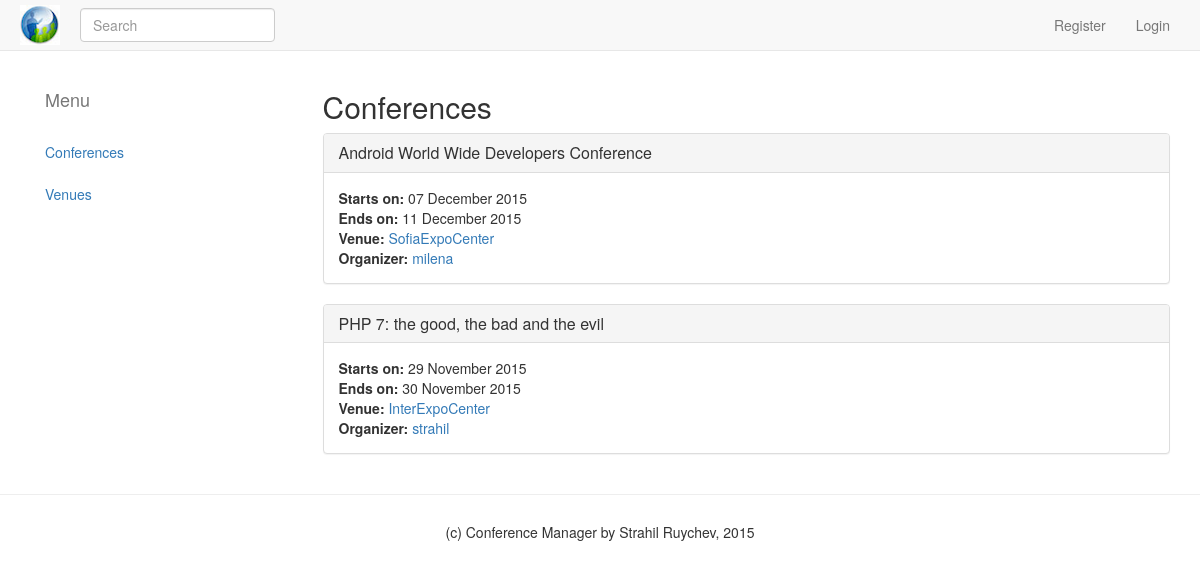
Page /RedDevil/index.php on the committed database.
### tables this page shows
CREATE TABLE `conferences` (
  `id` int(11) NOT NULL AUTO_INCREMENT,
  `Title` longtext NOT NULL,
  `StartDate` datetime NOT NULL,
  `EndDate` datetime NOT NULL,
  `OwnerId` int(11) NOT NULL,
  `Venue_Id` int(11) DEFAULT NULL,
  PRIMARY KEY (`id`),
  UNIQUE KEY `Id` (`id`),
  KEY `OwnerId` (`OwnerId`),
  KEY `Venue_Id` (`Venue_Id`),
  CONSTRAINT `Conference_Venue` FOREIGN KEY (`Venue_Id`) REFERENCES `venues` (`Id`) ON DELETE NO ACTION ON UPDATE NO ACTION,
  CONSTRAINT `User_MyConferences` FOREIGN KEY (`OwnerId`) REFERENCES `users` (`Id`) ON DELETE NO ACTION ON UPDATE NO ACTION
);

### RedDevil/Controllers/HomeController.php (called while the page is built, shortened)
<?php
class HomeController extends BaseController {
    public function index()
    {
        $service = new ConferencesService($this->dbContext);
        $allConferences =$service->getAllConferences();
        return new View("home", "index", $allConferences);
    }
}

### RedDevil/Application.php (called while the page is built, shortened)
<?php
class Application {
    private $route;
    private $controller;
    public function __construct($route)
    {
        $this->route = \RedDevil\Core\RouteMapper::mapRoute($route);
        if (!$this->route) {
            $this->route['controller'] = AppConfig::DEFAULT_CONTROLLER;
            $this->route['action'] = AppConfig::$DEFAULT_ACTIONS[$this->route['controller']];
            $this->route['annotations'] = [];
        }
    }
    public function start()
    {
        $bindingModels = \RedDevil\Core\BindingModelMapper::mapBindingModels($this->controller, $this->route['action']);
        if (!array_key_exists('parameters', $this->route)) {
            $this->route['parameters'] = [];
            $this->route['parameters'] = $bindingModels;
        } else {
            $this->route['parameters'] = array_merge($bindingModels, $this->route['parameters']);
        }
        call_user_func_array(
            [
                $this->controller,
                $this->route['action']
            ],
            $this->route['parameters']
        );
    }
    private function initController()
    {
        $this->controller = new $controllerClassName(new DatabaseContext());
    }
}

### RedDevil/index.php (called while the page is built, shortened)
<?php
require_once "Autoloader.php";
$requestParts = explode('/', parse_url($_SERVER['REQUEST_URI'], PHP_URL_PATH));
$indexBaseProjectFolder = array_search(\RedDevil\Config\AppConfig::BASE_PROJECT_FOLDER, $requestParts);
$requestParts = array_slice($requestParts, $indexBaseProjectFolder + 1);
$route = implode('/', $requestParts);
$app = new \RedDevil\Application($route);
$app->start();
?>

### RedDevil/ViewHelpers/BaseViewHelper.php (called while the page is built, shortened)
<?php
abstract class BaseViewHelper {
    protected $attributes = [];
    public function setData($data)
    {
        $this->data = $data;
        return $this;
    }
    public function setAttribute($attributeName, $attributeValue)
    {
        $this->attributes[$attributeName] = $attributeValue;
        return $this;
    }
    public function getAttribute($attributeName)
    {
        return $this->attributes[$attributeName];
    }
}

### RedDevil/Core/DatabaseData.php (called while the page is built, shortened)
<?php
class DatabaseData {
    private static $instances;
    private $db;
    private function __construct(\PDO $pdo) {
        $this->db = $pdo;
    }
    public static function getInstance($instanceName = 'default') {
        return self::$instances[$instanceName];
    }
    public static function setInstance($instanceName, $driver, $user, $pass, $dbName, $host = null) {
        $driver = DriverFactory::create($driver, $user, $pass, $dbName, $host);
        $pdo = new \PDO($driver->getDsn(), $user, $pass);
        self::$instances[$instanceName] = new self($pdo);
    }
    public function prepare($statement, $driver_options = [])
    {
        $pdoStatement = $this->db->prepare($statement, $driver_options);
        return new Statement($pdoStatement);
    }
}
class Statement {
    private $statement;
    public function __construct(PDOStatement $stmnt)
    {
        $this->statement = $stmnt;
    }
    public function fetchAll($fetchStyle = \PDO::FETCH_ASSOC)
    {
        return $this->statement->fetchAll($fetchStyle);
    }
    public function execute($input_parameters = [])
    {
        return $this->statement->execute($input_parameters);
    }
}

### RedDevil/Repositories/ConferencesRepository.php (called while the page is built, shortened)
<?php
class ConferencesRepository
{
    private $where = " WHERE 1";
    private $order = '';
    private static $inst = null;
    public static function create()
    {
        if (self::$inst == null) {
            self::$inst = new self();
        }
        return self::$inst;
    }
    public function orderByDescending($column)
    {
        $this->order .= " ORDER BY $column DESC";
        return $this;
    }
    public function findAll()
    {
        $db = DatabaseData::getInstance(\RedDevil\Config\DatabaseConfig::DB_INSTANCE);
        $this->query = "SELECT * FROM conferences" . $this->where . $this->order;
        $result = $db->prepare($this->query);
        $result->execute([]);
        $collection = [];
        foreach ($result->fetchAll() as $entityInfo) {
            $entity = new Conference($entityInfo['Title'],
$entityInfo['StartDate'],
$entityInfo['EndDate'],
$entityInfo['OwnerId'],
$entityInfo['Venue_Id'],
$entityInfo['id']);
            $collection[] = $entity;
        }
        $this->where = substr($this->where, 0, 8);
        return new ConferenceCollection($collection);
    }
    private function isColumnAllowed($column)
    {
        $refc = new \ReflectionClass('\RedDevil\Models\Conference');
        $consts = $refc->getConstants();
        return in_array($column, $consts);
    }
}

### RedDevil/Services/ConferencesService.php (called while the page is built, shortened)
<?php
class ConferencesService extends BaseService
{
    public function getAllConferences()
    {
        $conferenceModels = [];
        $conferences = $this->dbContext->getConferencesRepository()
            ->orderByDescending('StartDate')
            ->findAll();
        foreach ($conferences->getConferences() as $conference) {
            $venueId = $conference->getVenue_Id();
            $venue = $this->dbContext->getVenuesRepository()
                ->filterById(" = $venueId")
                ->findOne()
                ->getTitle();
            $ownerId = $conference->getOwnerId();
            $owner = $this->dbContext->getUsersRepository()
                ->filterById(" = $ownerId")
                ->findOne()
                ->getUsername();
            $model = new ConferenceSummaryViewModel($conference);
            $model->setVenue($venue);
            $model->setOwnerUsername($owner);
            $conferenceModels[] = $model;
        }
        return $conferenceModels;
    }
}

### RedDevil/Services/BaseService.php (called while the page is built, shortened)
<?php
class BaseService {
    function __construct(DatabaseContext $dbContext)
    {
        $this->dbContext = $dbContext;
    }
}

### RedDevil/EntityManager/DatabaseContext.php (called while the page is built, shortened)
<?php
class DatabaseContext
{
	private $conferencesRepository;
	private $usersRepository;
    public function __construct()
    {
		$this->conferencesRepository = \RedDevil\Repositories\ConferencesRepository::create();
		$this->usersRepository = \RedDevil\Repositories\UsersRepository::create();
    }
    public function getConferencesRepository()
    {
        return $this->conferencesRepository;
    }
    public function getUsersRepository()
    {
        return $this->usersRepository;
    }
}

### RedDevil/Autoloader.php (called while the page is built, shortened)
<?php
class Autoloader {
    public static function init()
    {
        spl_autoload_register(function ($class) {
            $pathParams = explode("\\", $class);
            array_shift($pathParams);
            $path = implode(DIRECTORY_SEPARATOR, $pathParams);
        });
    }
}

### RedDevil/ViewModels/ConferenceSummaryViewModel.php (called while the page is built, shortened)
<?php
class ConferenceSummaryViewModel implements IDateTimeInterval {
    private $startDate;
    private $endDate;
    private $venue;
    function __construct(Conference $conference)
    {
        $this->startDate = $conference->getStartDate();
        $this->endDate = $conference->getEndDate();
    }
    public function getStartDate()
    {
        $date = new \DateTime($this->startDate);
        return $date->format('d F Y');
    }
    public function getEndDate()
    {
        $date = new \DateTime($this->endDate);
        return $date->format('d F Y');
    }
    public function getVenue()
    {
        return $this->venue;
    }
    public function setVenue($venue)
    {
        $this->venue = $venue;
    }
}

### RedDevil/Models/Conference.php (called while the page is built, shortened)
<?php
class Conference
{
	private $OwnerId;
	public function setId($id)
	{
		return $this;
	}
	public function setTitle($Title)
	{
		return $this;
	}
	public function setStartDate($StartDate)
	{
		$this->StartDate = $StartDate;
		return $this;
	}
	public function setEndDate($EndDate)
	{
		$this->EndDate = $EndDate;
		return $this;
	}
	public function getOwnerId()
	{
		return $this->OwnerId;
	}
	public function setOwnerId($OwnerId)
	{
		$this->OwnerId = $OwnerId;
		return $this;
	}
	public function setVenue_Id($Venue_Id)
	{
		return $this;
	}
}

### RedDevil/Repositories/UsersRepository.php (called while the page is built, shortened)
<?php
class UsersRepository
{
    private $where = " WHERE 1";
    private $order = '';
    private static $inst = null;
    public static function create()
    {
        if (self::$inst == null) {
            self::$inst = new self();
        }
        return self::$inst;
    }
    public function filterById($id)
    {
        $this->where .= " AND id $id";
        return $this;
    }
    public function findOne()
    {
        $db = DatabaseData::getInstance(\RedDevil\Config\DatabaseConfig::DB_INSTANCE);
        $this->query = "SELECT * FROM users" . $this->where . $this->order . " LIMIT 1";
        $result = $db->prepare($this->query);
        $result->execute([]);
        $entityInfo = $result->fetch();
        $entity = new User($entityInfo['username'],
$entityInfo['email'],
$entityInfo['password'],
$entityInfo['fullname'],
$entityInfo['telephone'],
$entityInfo['id']);
        $this->where = substr($this->where, 0, 8);
        return $entity;
    }
}

### RedDevil/Collections/ConferenceCollection.php (called while the page is built, shortened)
<?php
class ConferenceCollection
{
    private $collection = [];
    public function __construct($models = [])
    {
        $this->collection = $models;
    }
    public function getConferences()
    {
        return $this->collection;
    }
}

### RedDevil/Views/Home/index.php (the view, shortened to what this page needs)
<div class="col-md-9">
    <h2>Conferences</h2>
    <?php foreach ($model as $conference) : ?>
        <div class="panel panel-default">
            <div class="panel-heading">
                <h3 class="panel-title">
                    <?php
                    \RedDevil\ViewHelpers\ActionLink::create()
                        ->setAttribute('href', '/conferences/details/' . $conference->getId())
                        ->setData($conference->getTitle())
                        ->render();
                    ?>
                </h3>
            </div>
            <div class="panel-body">
                <div class="media">
                    <div class="media-body">
                        <strong>Starts on: </strong>
                        <?php
                        echo $conference->getStartDate();
                        ?>
                        <br />
                        <strong>Ends on:</strong>
                        <?php
                        echo $conference->getEndDate();
                        ?>
                        <br />
                        <strong>Venue:</strong>
                        <?php
                        $venue = $conference->getVenue() == null ? '(not available)' :
                            $conference->getVenue();
                        if ($conference->getVenue() == null) {
                            \RedDevil\ViewHelpers\ActionLink::create()
                                ->setAttribute('href', '#')
                                ->setData($venue)
                                ->render();
                        } else {
                            \RedDevil\ViewHelpers\ActionLink::create()
                                ->setAttribute('href', '/venues/details/' . $conference->getVenueId())
                                ->setData($venue)
                                ->render();
                        }
                        ?>
                        <strong>Organizer:</strong>
                    </div>
                </div>
            </div>
        </div>
    <?php endforeach; ?>
</div>

### RedDevil/ViewHelpers/ActionLink.php (shortened to what this page needs)
<?php
class ActionLink extends BaseViewHelper {
    public function toString()
    {
        $url = $this->getAttribute('href');
        $data = $this->data;
        $this->output .= $this->newLineBefore === false ? '' : "<br/>\n";
        $this->output .= "<a href='$url' ";
        foreach ($this->attributes as $attributeName => $attributeValue) {
            $this->output .= $attributeName . '="' . $attributeValue . '" ';
        }
        $this->output .= ">$data</a>";
        $this->output .= $this->newLineAfter === false ? '' : "<br/>\n";
        return $this->output;
    }
    public function render()
    {
        echo $this->toString();
    }
}

### rows in the picture
conferences: Title "Android World Wide Developers Conference SofiaExpoCenter milena", StartDate "07 December 2015", EndDate "11 December 2015"
conferences: Title "PHP 7: the good, the bad and the evil InterExpoCenter strahil", StartDate "29 November 2015", EndDate "30 November 2015"
